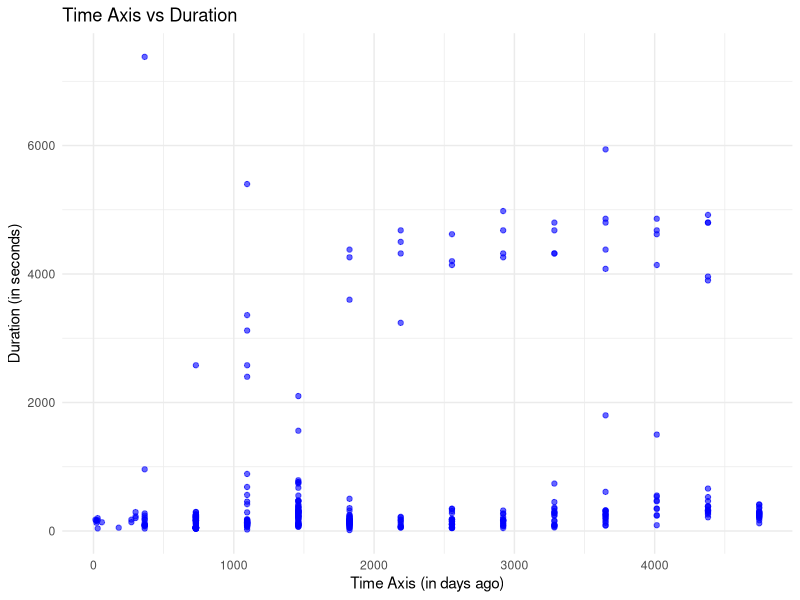
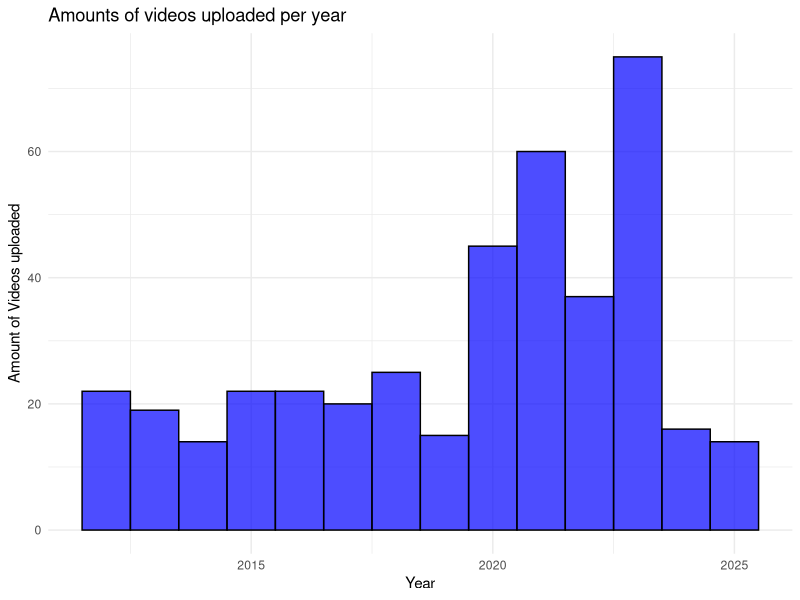

Generate these figures, in order, with R:
library(readxl)
library(dplyr)
library(stringr)
library(ggplot2)
library(stringr)

youtubedata <- read_xlsx("youtubedata.xlsx")
youtubedata$views_numeric <- as.numeric(youtubedata$views_numeric)
youtubedata$duration_numeric <- as.numeric(youtubedata$hours)*3600+as.numeric(youtubedata$minutes)*60+as.numeric(youtubedata$seconds)

youtubedata <- youtubedata %>%
  mutate(
    timeaxis = case_when(
      str_detect(date_word, "year")  ~ as.numeric(date_numeric) * 365, 
      str_detect(date_word, "month") ~ as.numeric(date_numeric) * 30, 
      str_detect(date_word, "week")  ~ as.numeric(date_numeric) * 7, 
      str_detect(date_word, "day")   ~ as.numeric(date_numeric), 
      TRUE ~ NA_real_  # Default case to handle unexpected values
    )
  )

ggplot(youtubedata, aes(x = timeaxis, y = duration_numeric)) +
  geom_point(alpha = 0.6, color = "blue") +  # Scatter plot with transparency
  labs(
    title = "Time Axis vs Duration",
    x = "Time Axis (in days ago)",
    y = "Duration (in seconds)"
  ) +
  theme_minimal()

youtubedata$month_timeaxis <- floor(youtubedata$timeaxis / 365)
youtubedata$year_timeaxis <- 2025-youtubedata$month_timeaxis

ggplot(youtubedata, aes(x = year_timeaxis)) +
  geom_histogram(binwidth = 1, fill = "blue", color = "black", alpha = 0.7) +
  labs(
    title = "Amounts of videos uploaded per year",
    x = "Year",
    y = "Amount of Videos uploaded"
  ) +
  theme_minimal()


# Beautifulsoup -----------------------------------------------------------

scraped <- read_xlsx("scraped.xlsx")

emoji_pattern <- "[\U0001F300-\U0001F6FF\U0001F900-\U0001F9FF\U0001F000-\U0001F02F]"

scraped_with_emojis <- scraped %>%
  filter(str_detect(Description, emoji_pattern))


